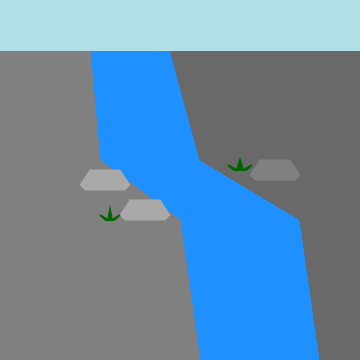
Frame 1 (no input)
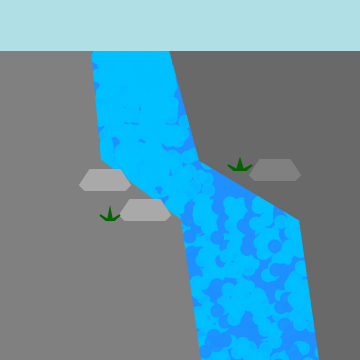
Frame 60 (no input)
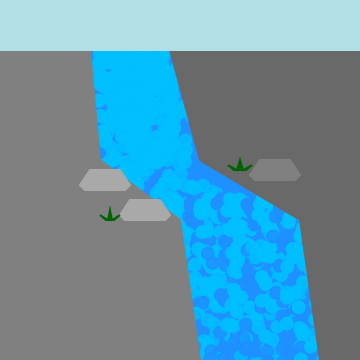
Frame 120 (the mouse pressed at the canvas centre since frame 60)

The p5.js sketch that drew these frames (run headless with seeded random() and noise() and a simulated clock; from frame 60 on, the mouse is pressed at the canvas centre):

// p5.js sketch
// ── sketch.js
let systems = [];

function setup() {
  createCanvas(360, 360);
}

function draw() {
  background(30,144,255);//dodgerblue

  for (let i = 0; i < systems.length; i++) {
    if(i <= 13){
      systems[i].addParticle();
      systems[i].run(0,191,255);////deepskyblue
    }
    if(i >= 14 && i <= 29 ){
      if(i%3 == 0){
        systems[i].addParticle();
        systems[i].run(30,144,255);////dodgerblue
      }else{
        systems[i].addParticle();
        systems[i].run(0,191,255);//deepskyblue
      }
    }
  }

  //waterfall_1
  let x1 = 100;
  let y1 = 50;
  for(let i = 0; i<7; i++){
    systems.push(new ParticleSystem(1, createVector(x1, y1)));
    systems.push(new ParticleSystem(1, createVector(x1, y1)));
    x1 += 10;
  }

  //waterfall_2
  let x2 = 150;
  let y2 = 200;
  for(let i = 0; i<8; i++){
    systems.push(new ParticleSystem(1, createVector(x2, y2)));
    systems.push(new ParticleSystem(1, createVector(x2+10, y2)));
    x2 += 20;
  }


  //rock_Left
  stroke(128,128,128);//gray
  fill(128,128,128);
  beginShape();
  vertex(0,0);
  vertex(60,0);
  vertex(90,50);
  vertex(100,160);
  vertex(180,220);
  vertex(200,360);
  vertex(0,360);
  endShape(CLOSE);

  //rock_Right
  stroke(105,105,105);//dimgray
  fill(105,105,105);
  beginShape();
  vertex(100,0);
  //vertex(180,0);
  vertex(170,50);
  vertex(200,160);
  vertex(300,220);
  vertex(320,360);
  vertex(360,360);
  vertex(360,0);
  endShape(CLOSE);

  //rock1
  stroke(169,169,169);//darkgray
  fill(169,169,169);
  let xRock1 = 80;
  let yRock1 = 170;
  beginShape();
  vertex(xRock1+10, yRock1);
  vertex(xRock1, yRock1+15);
  vertex(xRock1+5, yRock1+20);
  vertex(xRock1+45, yRock1+20);
  vertex(xRock1+50, yRock1+15);
  vertex(xRock1+40, yRock1);
  endShape(CLOSE);

  //rock2
  let xRock2 = 120;
  let yRock2 = 200;
  beginShape();
  vertex(xRock2+10, yRock2);
  vertex(xRock2, yRock2+15);
  vertex(xRock2+5, yRock2+20);
  vertex(xRock2+45, yRock2+20);
  vertex(xRock2+50, yRock2+15);
  vertex(xRock2+40, yRock2);
  endShape(CLOSE);

  //rock3
  stroke(128,128,128);//gray
  fill(128,128,128);
  let xRock3 = 250;
  let yRock3 = 160;
  beginShape();
  vertex(xRock3+10, yRock3);
  vertex(xRock3, yRock3+15);
  vertex(xRock3+5, yRock3+20);
  vertex(xRock3+45, yRock3+20);
  vertex(xRock3+50, yRock3+15);
  vertex(xRock3+40, yRock3);
  endShape(CLOSE);

  //grasses1
  stroke(0,100,0);//darkgreen
  fill(0,100,0);
  strokeWeight(2);
  let xGrasses1 = 110;
  let yGrasses1 = 220;
  beginShape();
  vertex(xGrasses1-4, yGrasses1);
  vertex(xGrasses1-10, yGrasses1-5);
  vertex(xGrasses1-2, yGrasses1);
  vertex(xGrasses1, yGrasses1-10);
  vertex(xGrasses1+2, yGrasses1);
  vertex(xGrasses1+10, yGrasses1-5);
  vertex(xGrasses1+4, yGrasses1);
  endShape(CLOSE);

  //grasses2
  let xGrasses2 = 240;
  let yGrasses2 = 170;
  beginShape();
  vertex(xGrasses2-6, yGrasses2);
  vertex(xGrasses2-12, yGrasses2-5);
  vertex(xGrasses2-3, yGrasses2);
  vertex(xGrasses2, yGrasses2-10);
  vertex(xGrasses2+3, yGrasses2);
  vertex(xGrasses2+12, yGrasses2-5);
  vertex(xGrasses2+6, yGrasses2);
  endShape(CLOSE);


  //sky
  stroke(176,224,230);//powderblue
  fill(176,224,230);
  rect(0, 0, 640, 50);
}

// ── particle.js
class Particle {
  constructor(position) {
    this.acceleration = createVector(0, 0.2);
    this.velocity = createVector(random(-0.5, 2), random(-1, 10));
    this.position = position.copy();
    this.lifespan = 255.0;
  }

  run(r,g,b) {
    this.update();
    this.display(r,g,b);
  }

  update() {
    this.velocity.add(this.acceleration);
    this.position.add(this.velocity);
    this.lifespan -= 2;
  }

  display(r,g,b) {
    stroke(r,g,b, this.lifespan);
    strokeWeight(2);
    fill(r,g,b, this.lifespan);
    ellipse(this.position.x, this.position.y, 12, 12);
  }

  isDead() {
    if (this.lifespan < 0.0) {
      return true;
    } else {
      return false;
    }
  }
}

// ── particle_system.js
class ParticleSystem {
  constructor(num, position) {
    this.origin = position.copy();
    this.particles = [];
    for (let i = 0; i < num; i++) {
      this.particles.push(new Particle(this.origin));
    }
  }

  addParticle() {
    this.particles.push(new Particle(this.origin));
  }

  run(r,g,b) {
    for (let particle of this.particles) {
      particle.run(r,g,b);
    }
    this.particles = this.particles.filter(particle => !particle.isDead());
  }
  
}
